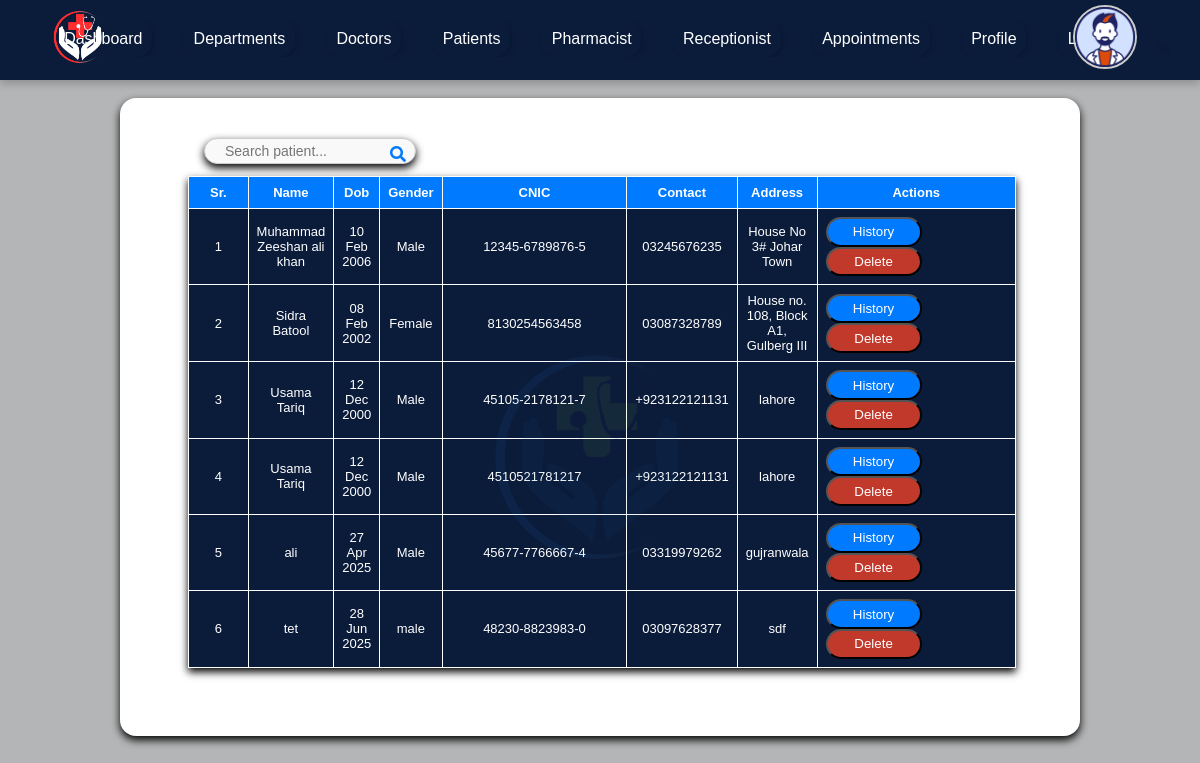
/admin/patient.php (signed in), run on the app's committed database.
### tables this page shows
CREATE TABLE `patient` (
  `id` int(11) NOT NULL,
  `user_id` int(11) NOT NULL,
  `dob` date NOT NULL,
  `gender` varchar(80) NOT NULL,
  `cnic` varchar(80) NOT NULL,
  `address` varchar(80) NOT NULL,
  `contact` varchar(80) NOT NULL,
  `email` varchar(80) NOT NULL
);

CREATE TABLE `users` (
  `id` int(11) NOT NULL,
  `name` varchar(80) NOT NULL,
  `username` varchar(80) NOT NULL,
  `password` varchar(80) NOT NULL,
  `role` varchar(80) NOT NULL
);

### admin/patient.php (the view, shortened to what this page needs)
<?php
include 'header.php';
?>
         <form method="post">
         <section id="appointments-section">
            <div class="appointments-container">
               <div class="search-container">
                  <input type="text" name="keyword" id="search-input" placeholder="Search patient..." required/>
                  <button type="submit" name="search" id="search-btn" class="search-btn">
                  <i class="fa fa-search"></i>
                  </button>
               </div>
               </form>
               <table class="appointments-table">
                  <thead>
                     <tr>
                        <th>Sr.</th>
                        <th>Name</th>
                        <th>Dob</th>
                        <th>Gender</th>
                        <th>CNIC</th>
                        <th>Contact</th>
                        <th>Address</th>
                        <th style="width:24%;">Actions</th>
                     </tr>
                  </thead>
                  <tbody id="appointments-body">
                  <?php
				  $i=1;
				  if(isset($_POST['search'])){
					  $keyword=$_POST['keyword'];
					  $sql="select patient.*, users.name from patient INNER JOIN users on users.id=patient.user_id where name LIKE '%$keyword%' OR cnic LIKE '%$keyword%' OR address LIKE '%$keyword%'";
				  }
				  else{
					 $sql="select patient.*, users.name from patient INNER JOIN users on users.id=patient.user_id";
				  }
				  $result=mysqli_query($con,$sql);
				  if(mysqli_num_rows($result)>0){
				  while($row=mysqli_fetch_array($result)){
				  ?>
                  <tr>
                    <td><?php echo $i++;?></td>
                    <td><?php echo $row['name'];?></td>
                    <td><?php echo date('d M Y',strtotime($row['dob']));?></td>
                    <td><?php echo $row['gender'];?></td>
                    <td><?php echo $row['cnic'];?></td>
                    <td><?php echo $row['contact'];?></td>
                    <td><?php echo $row['address'];?></td>
                    <td>
                    <a href="history.php?id=<?php echo $row['user_id'];?>"><button type="button" class="history-btn">History</button></a>
                    <a href="delete_patient.php?id=<?php echo $row['id'];?>" onclick="return confirm('Do you want to delete?');"><button type="button" class="delete-btn">Delete</button></a>
                    </td>
                </tr>
                <?php } } else{ ?>
                <tr>
                    <td colspan="8">No record found</td>
                </tr>
                <?php } ?>
            </tbody>
               </table>
      </main>
   </body>
</html>

### css/doctor/doctorchart.css (style rules this page uses)
* { margin: 0; padding: 0; box-sizing: border-box; font-family: "Arial", sans-serif; }

### css/doctor/doctor.css (style rules this page uses)
body, html { margin: 0; padding: 0; font-family: Arial, sans-serif; box-sizing: border-box; background-color: #b4b5b6 !important; }

### css/doctor/prescriptons.css (style rules this page uses)
input[type="text"], select { width: 100%; padding: 12px; margin-top: 8px; border: 1px solid #ddd; border-radius: 4px; font-size: 16px; background-color: #fff; box-sizing: border-box; }

### css/doctor/manage_appointment.css (style rules this page uses)
#appointments-section { padding: 20px; font-family: Arial, sans-serif; }
.appointments-container { width: 80vw; height: auto; margin: 20px auto; padding: 20px; background: #ffffff; box-shadow: 0 4px 8px rgba(0, 0, 0, 1); margin-top: 0; border-radius: 1em; }
.search-container { position: relative; width: 23%; margin: 12px auto; display: flex; float: left; margin-left: 4em; align-items: center; }
#search-input { width: 100%; padding: 12px 40px 12px 20px; font-size: 14px; border: 1px solid #ccc; border-radius: 25px; background-color: #f9f9f9; transition: all 0.3s ease-in-out; box-shadow: 0 4px 8px rgba(0, 0, 0, 1); height: 1rem; }
.search-btn { position: absolute; height:auto; right: 0; margin-top: 1rem ; padding: 0.6rem; background-color: transparent; border: none; color: #007bff; font-size: 16px; cursor: pointer; }
.search-btn i { transition: color 0.3s ease; }
.appointments-table { width: 90%; border-collapse: collapse; margin-bottom: 20px; background-color: #0b1c3b; color: white; margin: 3rem; box-shadow: 0 4px 8px rgba(0, 0, 0, 2); font-size: small; }
.appointments-table th, .appointments-table td { border: 1px solid white; text-align: center; padding: 8px; }
.appointments-table th { background-color: #007bff; }
.appointments-table td:nth-child(1), .appointments-table th:nth-child(1) { width: 6rem; }
.appointments-table td:nth-child(5), .appointments-table th:nth-child(5) { width: 18rem; }
.delete-btn { background-color: #c0392b; width: 6rem; color: white; float: left; padding: 0.4em; cursor: pointer; border-radius: 3em; }
.history-btn { background-color: #007BFF; width: 6rem; color: white; float: left; padding: 0.4em; cursor: pointer; border-radius: 3em; }

### css/doctor/Referal_management.css (style rules this page uses)
form { display: grid; gap: 20px; }
input[type="text"], input[type="password"], input[type="file"], select, textarea { padding: 10px; border: 1px solid #ddd; border-radius: 4px; font-size: 14px; color: #333; border: 1px solid #ccc; border-radius: 35px; transition: all 0.3s ease-in-out; background-color: #f9f9f9; }
select, input, textarea { width: 100%; }

### data on the page
patient: user.name "Muhammad Zeeshan ali khan", dob "10 Feb 2006", gender "Male", cnic "12345-6789876-5", contact "03245676235", address "House No 3# Johar Town"
patient: user.name "Sidra Batool", dob "08 Feb 2002", gender "Female", cnic "8130254563458", contact "03087328789", address "House no. 108, Block A1, Gulberg III"
patient: user.name "Usama Tariq", dob "12 Dec 2000", gender "Male", cnic "45105-2178121-7", contact "+923122121131", address "lahore"
patient: user.name "Usama Tariq", dob "12 Dec 2000", gender "Male", cnic "4510521781217", contact "+923122121131", address "lahore"
patient: user.name "ali", dob "27 Apr 2025", gender "Male", cnic "45677-7766667-4", contact "03319979262", address "gujranwala"
patient: user.name "tet", dob "28 Jun 2025", gender "male", cnic "48230-8823983-0", contact "03097628377", address "sdf"
